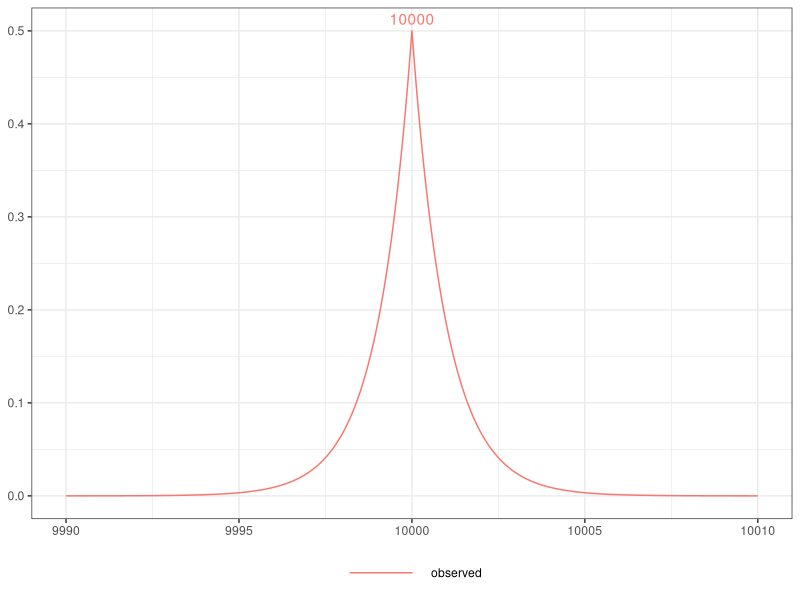
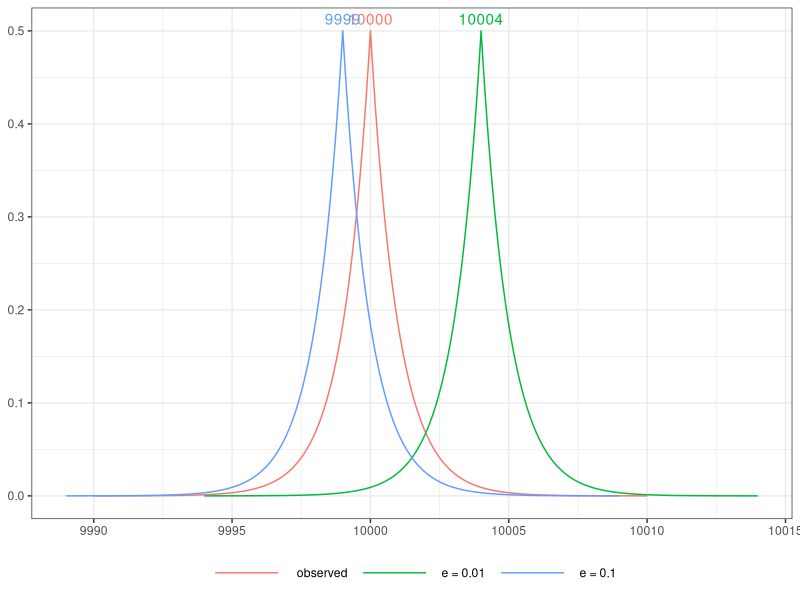

The R script that drew these images, in order:
## ---- chunk 1

 # Set the global seed here
knitr::opts_chunk$set(echo = TRUE)
set.seed(1234)

# load libraries
library(tidyverse)
library(VGAM)
## ---- chunk 2

# Generate data for plotting ---- 
# Define parameters
mean_value <- 10000
scale <- 1  # You can adjust the scale (b) as needed

x_values <- seq(mean_value - 10, mean_value + 10, by = 0.01)
y_values <- dlaplace(x_values, mean_value, scale)

# Create data frame for ggplot
df_ods <- data.frame(x = x_values,
                     y = y_values,
                     n = mean_value,
                     type = " observed"
                     )

# Plot the data
df_data <- data.frame()
df_data <- rbind(df_ods)
ggplot(df_ods, aes(x = x, y = y, color = type)) +
  geom_line() +
  theme_bw() +
  geom_text(aes(label = ifelse(y == max(y), n, "")), vjust = -.5, hjust = 0.5,show.legend=F) +  # Add text labels
  theme(axis.title = element_blank(),
        legend.position = "bottom", 
        legend.title = element_blank(),         
        legend.key.width = unit(2, "cm"),
        )

## ---- chunk 3

# Generate Laplace noise ---- 

epsilon <- c(0.01, 0.1)
for (e in epsilon) {
  # Add Laplace noise to the mean value
  laplace_noise <- rlaplace(1000, location = 0, scale = scale/e)
  noisy_value <- round(mean_value + mean(laplace_noise))
  x_values <- seq(noisy_value - 10, noisy_value + 10, by = 0.01)
  y_values <- dlaplace(x_values, noisy_value, scale) 
  
  # Create data frame for ggplot
  df_sds <- data.frame(x = x_values, 
                       y = y_values,
                       n = noisy_value,
                       type = paste0("e = ", e)
  )
  df_data <- rbind(df_data,df_sds)
  
}

# Plot the data
ggplot(df_data, aes(x = x, y = y, color = type)) +
  geom_line() +
  theme_bw() +
  geom_text(aes(label = ifelse(y == max(y), n, "")), vjust = -.5, hjust = 0.5,show.legend=F) +  # Add text labels
  theme(axis.title = element_blank(),
        legend.position = "bottom", 
        legend.title = element_blank(),         
        legend.key.width = unit(2, "cm"),
  )
